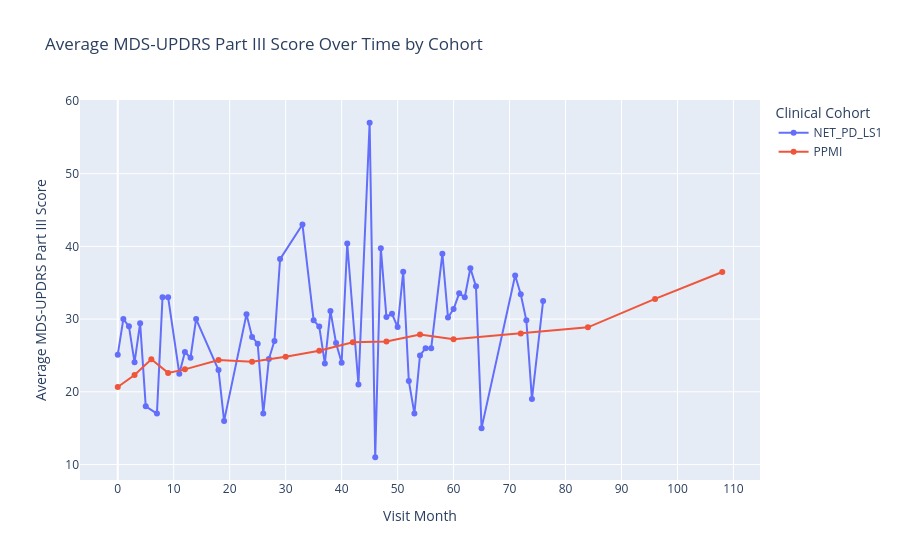

Notebook source saved alongside this figure:
### Code cell
# Ensure visit_month and score are numeric
pt3['visit_month'] = pd.to_numeric(pt3['visit_month'], errors='coerce')
pt3['mds_updrs_part_iii_summary_score'] = pd.to_numeric(pt3['mds_updrs_part_iii_summary_score'], errors='coerce')

# Drop missing values
df = pt3.dropna(subset=['visit_month', 'mds_updrs_part_iii_summary_score', 'clinical_study'])

# Group by visit_month and medication state, then take mean
grouped = df.groupby(['visit_month', 'clinical_study'], as_index=False)['mds_updrs_part_iii_summary_score'].mean()

# Plot the averaged lines
fig = px.line(
    grouped,
    x='visit_month',
    y='mds_updrs_part_iii_summary_score',
    color='clinical_study',
    markers=True,
    title='Average MDS-UPDRS Part III Score Over Time by Cohort',
    labels={
        'visit_month': 'Visit Month',
        'mds_updrs_part_iii_summary_score': 'Average MDS-UPDRS Part III Score',
        'clinical_study': 'Clinical Cohort'
    }
)

fig.update_layout(
    xaxis=dict(dtick=10),
    legend_title_text='Clinical Cohort'
)

fig.show()

### Figure 1 — Plotly figure (JSON) as saved in the notebook; plotly's stock layout.template omitted (floating-point values rounded to 4 significant figures)
{"data": [{"hovertemplate": "Clinical Cohort=NET_PD_LS1<br>Visit Month=%{x}<br>Average MDS-UPDRS Part III Score=%{y}<extra></extra>", "legendgroup": "NET_PD_LS1", "line": {"color": "#636efa", "dash": "solid"}, "marker": {"symbol": "circle"}, "mode": "lines+markers", "name": "NET_PD_LS1", "orientation": "v", "showlegend": true, "type": "scatter", "x": [0, 1, 2, 3, 4, 5, 7, 8, 9, 11, 12, 13, 14, 18, 19, 23, 24, 25, 26, 27, 28, 29, 33, 35, 36, 37, 38, 39, 40, 41, 43, 45, 46, 47, 48, 49, 50, 51, 52, 53, 54, 55, 56, 58, 59, 60, 61, 62, 63, 64, 65, 71, 72, 73, 74, 76], "xaxis": "x", "y": [25.11, 30, 29, 24.05, 29.43, 18, 17, 33, 33, 22.5, 25.48, 24.68, 30, 23, 16, 30.67, 27.55, 26.61, 17, 24.5, 27, 38.25, 43, 29.83, 28.97, 23.91, 31.12, 26.71, 24, 40.4, 21, 57, 11, 39.75, 30.29, 30.73, 28.91, 36.5, 21.5, 17, 25, 26, 26, 39, 30.21, 31.39, 33.55, 33, 37, 34.5, 15, 36, 33.42, 29.83, 19, 32.5], "yaxis": "y"}, {"hovertemplate": "Clinical Cohort=PPMI<br>Visit Month=%{x}<br>Average MDS-UPDRS Part III Score=%{y}<extra></extra>", "legendgroup": "PPMI", "line": {"color": "#EF553B", "dash": "solid"}, "marker": {"symbol": "circle"}, "mode": "lines+markers", "name": "PPMI", "orientation": "v", "showlegend": true, "type": "scatter", "x": [0, 3, 6, 9, 12, 18, 24, 30, 36, 42, 48, 54, 60, 72, 84, 96, 108], "xaxis": "x", "y": [20.65, 22.31, 24.48, 22.6, 23.09, 24.38, 24.14, 24.82, 25.65, 26.8, 26.92, 27.88, 27.24, 28.01, 28.86, 32.77, 36.48], "yaxis": "y"}], "layout": {"legend": {"title": {"text": "Clinical Cohort"}, "tracegroupgap": 0}, "title": {"text": "Average MDS-UPDRS Part III Score Over Time by Cohort"}, "xaxis": {"anchor": "y", "domain": [0, 1], "dtick": 10, "title": {"text": "Visit Month"}}, "yaxis": {"anchor": "x", "domain": [0, 1], "title": {"text": "Average MDS-UPDRS Part III Score"}}}}
